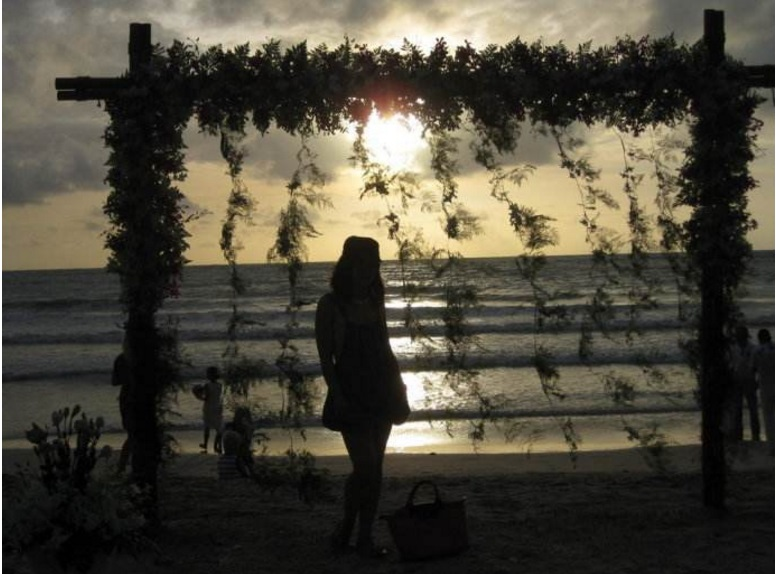
#> input picture OpenCV/examples/images/backlight.jpg, 776 x 574 px
$ python histogramEq.py
#> lines starting #> are read from the running program, lines starting #| are printed output that depends on the picture
#> further down, im is the input picture: shape (574, 776, 3); mean B, G, R 59.7, 72.4, 76.9
#!/usr/bin/env python
# encoding: utf-8
# -*-  coding: utf-8 -*-

'''
https://blog.csdn.net/sunny2038/article/details/9403059

对于曝光过度或者逆光拍摄的图片可以通过直方图均衡化来进行处理用来增强局部或整体的对比度。
具体思路是通过找出图像中最亮和最暗的像素值将之映射到纯黑和纯白之后再将其他的像数值按某种算法映射到纯黑纯白之间的值。
而对于彩图可以将各个颜色通道分开处理然后再合并到一起。

'''

#coding=utf-8
import cv2
import numpy as np
import matplotlib.pyplot as plt

def hisEqulYCrCb(img):
    ycrcb = cv2.cvtColor(img, cv2.COLOR_BGR2YCR_CB)
#> ycrcb: shape (574, 776, 3); mean of channels 0, 1, 2 72.3, 131.3, 120.9
    '''
    channels = cv2.split(ycrcb)
    cv2.equalizeHist(channels[0], channels[0])
    cv2.merge(channels, ycrcb)
    '''
    ycrcb[:,:,0] = cv2.equalizeHist(ycrcb[:,:,0])
#> ycrcb: shape (574, 776, 3); mean of channels 0, 1, 2 128.3, 131.3, 120.9

    #img = cv2.cvtColor(ycrcb, cv2.COLOR_YCR_CB2BGR)
    return ycrcb


def hisEqulYUV(img):
    img_yuv  = cv2.cvtColor(img, cv2.COLOR_BGR2YUV)
#> img_yuv: shape (574, 776, 3); mean of channels 0, 1, 2 72.3, 121.9, 132

    # equalize the histogram of the Y channel
    img_yuv[:,:,0] = cv2.equalizeHist(img_yuv[:,:,0])
#> img_yuv: shape (574, 776, 3); mean of channels 0, 1, 2 128.3, 121.9, 132

    # convert the YUV image back to RGB format
    #img = cv2.cvtColor(img_yuv, cv2.COLOR_YUV2BGR)

    return img_yuv

def histEqulRGB(img):

    imgRGB  = cv2.cvtColor(img, cv2.COLOR_BGR2RGB)
    for c in xrange(0, 2):
       imgRGB[:,:,c] = cv2.equalizeHist(imgRGB[:,:,c])
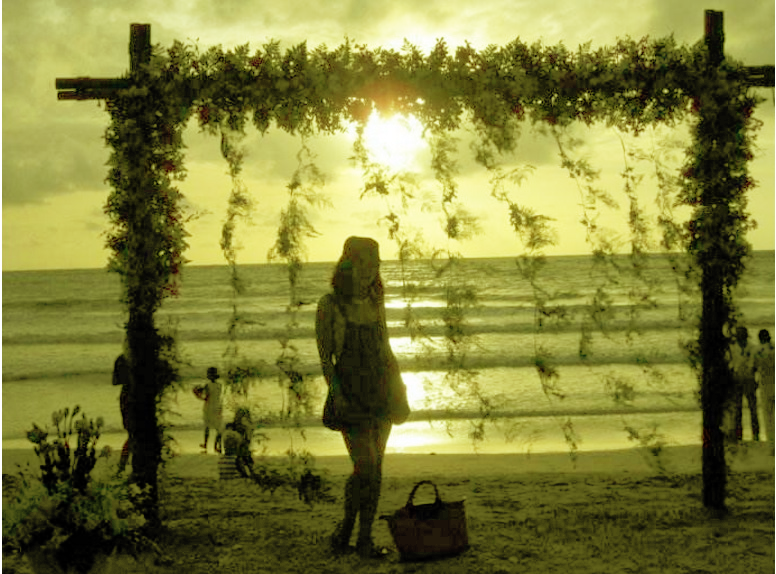
#> imgRGB: shape (574, 776, 3); mean R, G, B 128.3, 128.2, 59.7

    return imgRGB

im = cv2.imread("images/backlight.jpg")

retYCrCb=hisEqulYCrCb(im)
retYUV=hisEqulYUV(im)
retRGB=histEqulRGB(im)

'''

im_gray=cv2.cvtColor(im, cv2.COLOR_BGR2GRAY)
equ = cv2.equalizeHist(im_gray)
res = np.hstack((im_gray,equ))
cv2.imshow('hstack', res)

cv2.imshow('Original', im)
cv2.imshow('hisEqulYCrCb',hisEqulYCrCb(im))
cv2.imshow('hisEqulYUV',hisEqulYUV(im))
cv2.imshow('histEqulRGB',histEqulRGB(im))
'''

plt.figure()
plt.subplot(221),plt.imshow(cv2.cvtColor(im, cv2.COLOR_BGR2RGB))
plt.title('Original')

plt.subplot(222),plt.imshow(cv2.cvtColor(retYCrCb, cv2.COLOR_YCR_CB2RGB))
plt.title('hisEqulYCrCb')

plt.subplot(223),plt.imshow(cv2.cvtColor(retYUV, cv2.COLOR_YUV2RGB))
plt.title('hisEqulYUV')

plt.subplot(224),plt.imshow(retRGB)
plt.title('histEqulRGB')

plt.show()
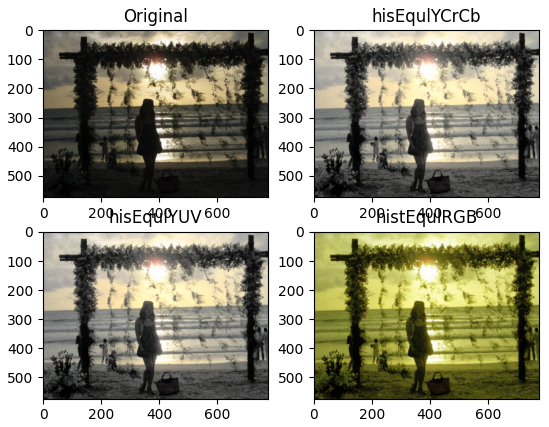
#> figure drawn by matplotlib, 4 panels

$ run again, with OpenCV/examples/images/light.jpg copied over OpenCV/examples/images/backlight.jpg
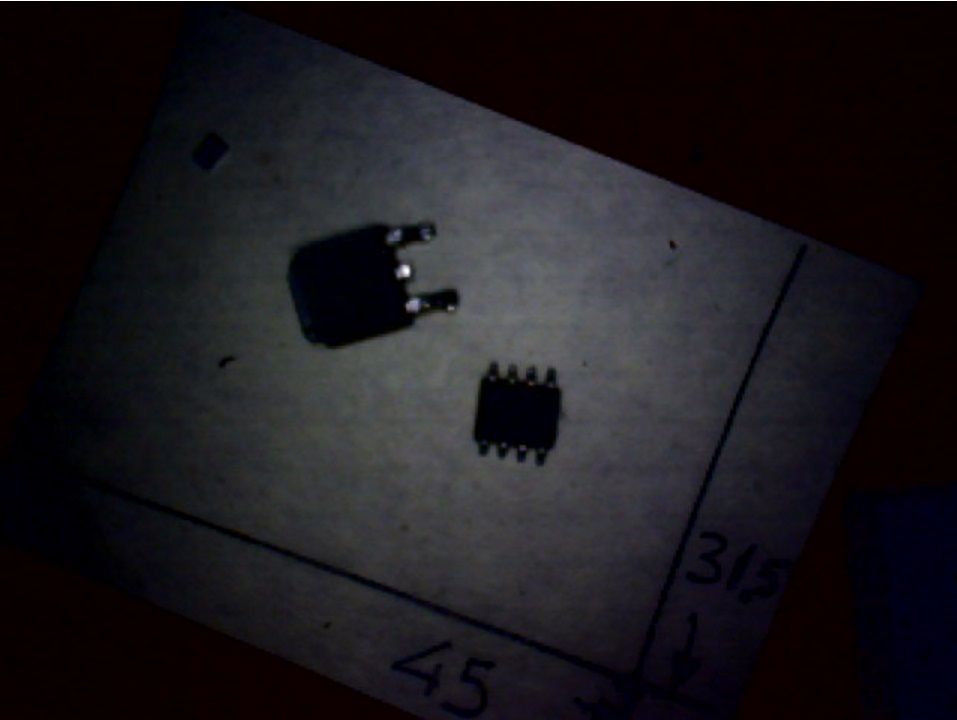
#> input picture OpenCV/examples/images/light.jpg, 957 x 720 px
#> im is the input picture: shape (720, 957, 3); mean B, G, R 29.4, 25.1, 28.4
#> after the loop in histEqulRGB, `for c in xrange(0, 2):`:
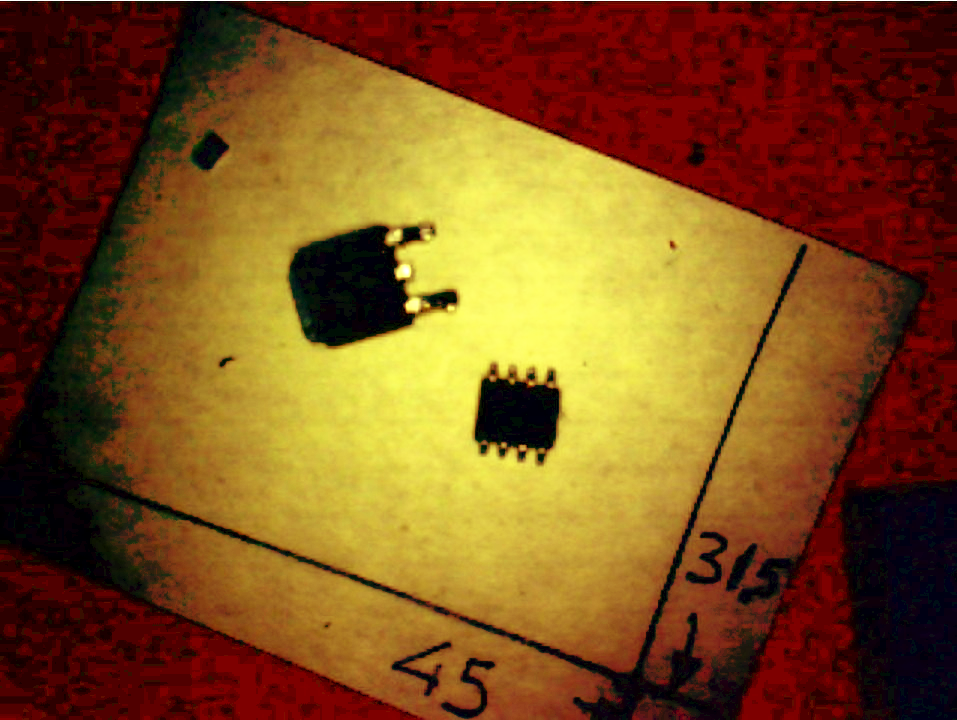
#> imgRGB: shape (720, 957, 3); mean R, G, B 125.1, 79.6, 29.4
#> `plt.show()`:
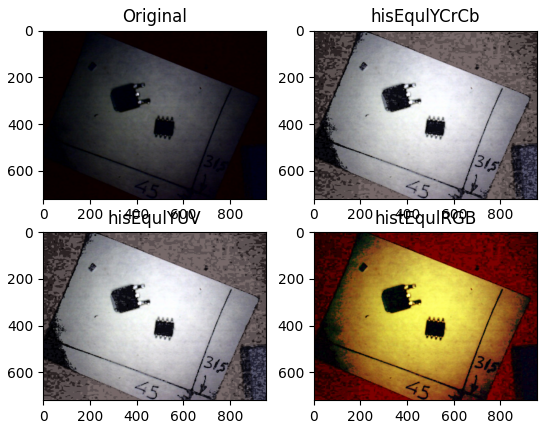
#> figure drawn by matplotlib, 4 panels

$ run again, with OpenCV/examples/images/night.jpg copied over OpenCV/examples/images/backlight.jpg
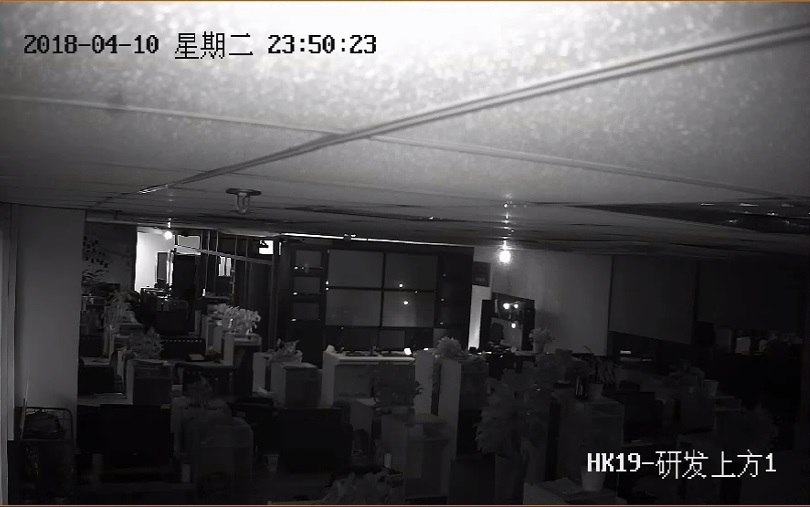
#> input picture OpenCV/examples/images/night.jpg, 810 x 507 px
#> im is the input picture: shape (507, 810, 3); mean B, G, R 81.7, 80.1, 81.6
#> after the loop in histEqulRGB, `for c in xrange(0, 2):`:
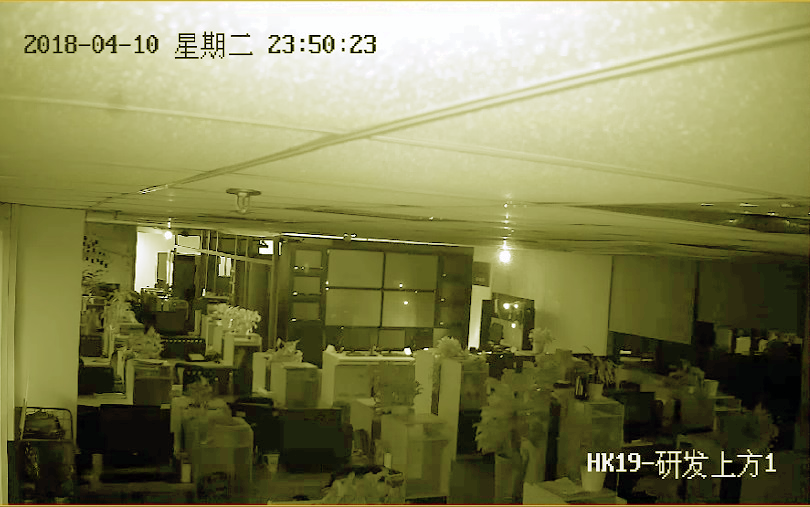
#> imgRGB: shape (507, 810, 3); mean R, G, B 128.4, 128.1, 81.7
#> `plt.show()`:
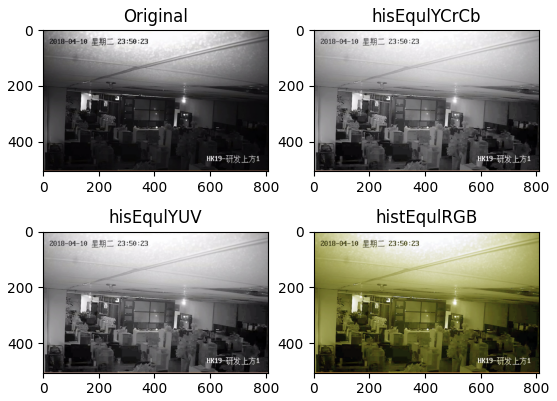
#> figure drawn by matplotlib, 4 panels
